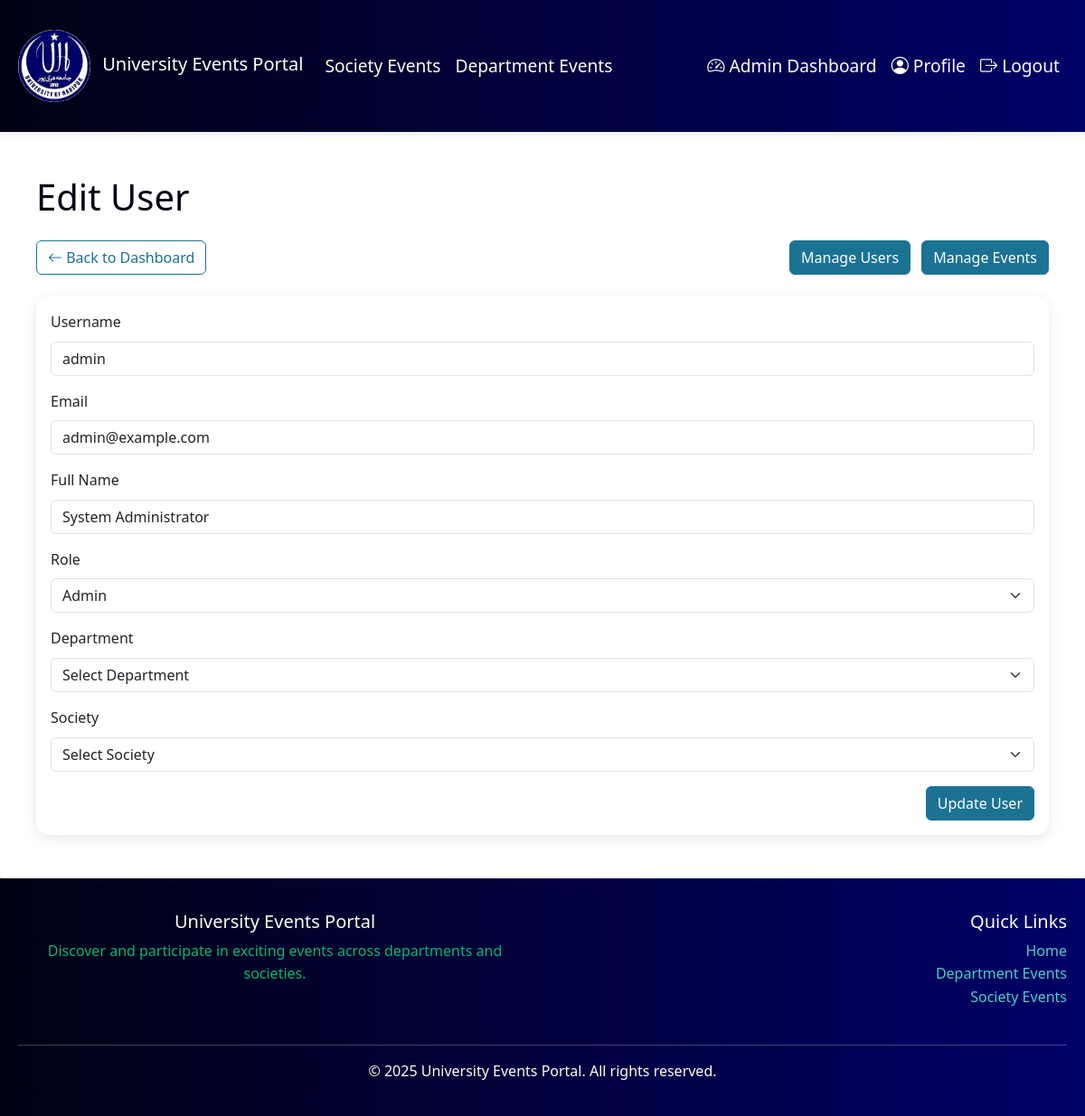
/pages/admin/edit-user.php?id=1 (signed in), run on the app's committed database.
### tables this page shows
CREATE TABLE IF NOT EXISTS users (
    id INT PRIMARY KEY AUTO_INCREMENT,
    username VARCHAR(50) UNIQUE NOT NULL,
    password VARCHAR(255) NOT NULL,
    email VARCHAR(100) UNIQUE NOT NULL,
    full_name VARCHAR(100) NOT NULL,
    role ENUM('student', 'representative', 'admin') NOT NULL DEFAULT 'student',
    department VARCHAR(100),
    society VARCHAR(100),
    profile_picture VARCHAR(255),
    notify_new_events BOOLEAN DEFAULT TRUE,
    notify_registration BOOLEAN DEFAULT TRUE,
    notify_updates BOOLEAN DEFAULT TRUE,
    created_at TIMESTAMP DEFAULT CURRENT_TIMESTAMP,
    updated_at TIMESTAMP DEFAULT CURRENT_TIMESTAMP ON UPDATE CURRENT_TIMESTAMP
);

### pages/admin/edit-user.php (the view, shortened to what this page needs)
<?php
require_once '../../config/database.php';
$user_id = mysqli_real_escape_string($conn, $_GET['id']);
$sql = "SELECT * FROM users WHERE id = $user_id";
$result = mysqli_query($conn, $sql);
$user = mysqli_fetch_assoc($result);
?>
<!DOCTYPE html>
<html lang="en">
<head>
    <link href="https://cdn.jsdelivr.net/npm/bootstrap@5.3.0/dist/css/bootstrap.min.css" rel="stylesheet">
    <link rel="stylesheet" href="https://cdn.jsdelivr.net/npm/bootstrap-icons@1.7.2/font/bootstrap-icons.css">
    <link rel="stylesheet" href="/Project/assets/css/style.css">
</head>
<body>
    <?php include '../../components/header.php'; ?>
    <div class="container py-4">
        <h1 class="mb-4">Edit User</h1>
        <?php include 'admin-header.php'; ?>
        <div class="card">
            <div class="card-body">
                <form method="POST" action="">
                    <div class="mb-3">
                        <label for="username" class="form-label">Username</label>
                        <input type="text" class="form-control" id="username" name="username"
                            value="<?php echo htmlspecialchars($user['username']); ?>" required>
                    </div>
                    <div class="mb-3">
                        <label for="email" class="form-label">Email</label>
                        <input type="email" class="form-control" id="email" name="email"
                            value="<?php echo htmlspecialchars($user['email']); ?>" required>
                    </div>
                    <div class="mb-3">
                        <label for="full_name" class="form-label">Full Name</label>
                        <input type="text" class="form-control" id="full_name" name="full_name"
                            value="<?php echo htmlspecialchars($user['full_name']); ?>" required>
                    </div>
                    <div class="mb-3">
                        <label for="role" class="form-label">Role</label>
                        <select class="form-select" id="role" name="role" required>
                            <option value="admin" <?php if ($user['role'] === 'admin') echo 'selected'; ?>>Admin</option>
                        </select>
                    </div>
                    <div class="mb-3">
                        <label for="department" class="form-label">Department</label>
                        <select class="form-select" id="department" name="department">
                            <option value="">Select Department</option>
                        </select>
                    </div>
                    <div class="mb-3">
                        <label for="society" class="form-label">Society</label>
                        <select class="form-select" id="society" name="society">
                            <option value="">Select Society</option>
                        </select>
                    </div>
                    <div class="d-flex justify-content-between">
                        <a href="manage-users.php" class="btn btn-secondary">Cancel</a>
                        <button type="submit" class="btn btn-primary">Update User</button>
                    </div>
                </form>
            </div>
        </div>
    </div>
    <?php include '../../components/footer.php'; ?>
</body>
</html>

### assets/css/style.css (style rules this page uses)
:root { --rich-black: #010114; --navy-blue: #000067; --cerulean: #1c7293; --robin-egg: #4ecdc4; --floral-white: #fffcf2; }
* { margin: 0; padding: 0; box-sizing: border-box; }
body { background: linear-gradient(135deg, var(--floral-white) 0%, #f0f0f0 100%); min-height: 100vh; color: var(--rich-black); font-family: 'Segoe UI', Tahoma, Geneva, Verdana, sans-serif; line-height: 1.6; }
.container { max-width: 1200px; margin: 0 auto; padding: 20px; }
.btn-primary { background-color: var(--cerulean); border-color: var(--cerulean); }
.btn-secondary { background-color: var(--robin-egg-blue); border-color: var(--robin-egg-blue); }
.card { border: none; box-shadow: 0 4px 15px rgba(0, 0, 0, 0.1); transition: all 0.3s ease; border-radius: 15px; overflow: hidden; }

### data on the page
users: username "admin", email "admin@example.com", full_name "System Administrator", role "Admin"
